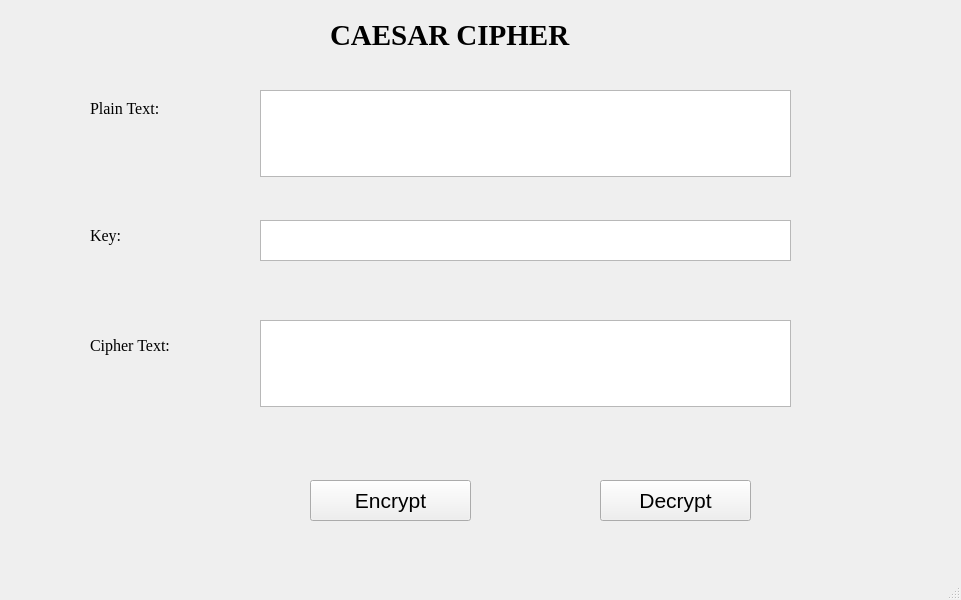
<?xml version="1.0" encoding="UTF-8"?>
<ui version="4.0">
 <class>MainWindow</class>
 <widget class="QMainWindow" name="MainWindow">
  <property name="geometry">
   <rect>
    <x>0</x>
    <y>0</y>
    <width>961</width>
    <height>600</height>
   </rect>
  </property>
  <property name="windowTitle">
   <string>MainWindow</string>
  </property>
  <widget class="QWidget" name="centralwidget">
   <widget class="QTextEdit" name="textEdit">
    <property name="geometry">
     <rect>
      <x>260</x>
      <y>90</y>
      <width>531</width>
      <height>87</height>
     </rect>
    </property>
   </widget>
   <widget class="QTextEdit" name="textEdit_2">
    <property name="geometry">
     <rect>
      <x>260</x>
      <y>220</y>
      <width>531</width>
      <height>41</height>
     </rect>
    </property>
   </widget>
   <widget class="QTextEdit" name="textEdit_3">
    <property name="geometry">
     <rect>
      <x>260</x>
      <y>320</y>
      <width>531</width>
      <height>87</height>
     </rect>
    </property>
   </widget>
   <widget class="QLabel" name="label">
    <property name="geometry">
     <rect>
      <x>90</x>
      <y>100</y>
      <width>91</width>
      <height>16</height>
     </rect>
    </property>
    <property name="font">
     <font>
      <family>Times New Roman</family>
      <pointsize>12</pointsize>
     </font>
    </property>
    <property name="text">
     <string>Plain Text:</string>
    </property>
   </widget>
   <widget class="QLabel" name="label_2">
    <property name="geometry">
     <rect>
      <x>90</x>
      <y>220</y>
      <width>55</width>
      <height>31</height>
     </rect>
    </property>
    <property name="font">
     <font>
      <family>Times New Roman</family>
      <pointsize>12</pointsize>
     </font>
    </property>
    <property name="text">
     <string>Key:</string>
    </property>
   </widget>
   <widget class="QLabel" name="label_3">
    <property name="geometry">
     <rect>
      <x>90</x>
      <y>330</y>
      <width>101</width>
      <height>31</height>
     </rect>
    </property>
    <property name="font">
     <font>
      <family>Times New Roman</family>
      <pointsize>12</pointsize>
     </font>
    </property>
    <property name="text">
     <string>Cipher Text:</string>
    </property>
   </widget>
   <widget class="QLabel" name="label_4">
    <property name="geometry">
     <rect>
      <x>330</x>
      <y>10</y>
      <width>331</width>
      <height>51</height>
     </rect>
    </property>
    <property name="font">
     <font>
      <family>Times New Roman</family>
      <pointsize>22</pointsize>
      <weight>75</weight>
      <bold>true</bold>
     </font>
    </property>
    <property name="text">
     <string>CAESAR CIPHER</string>
    </property>
   </widget>
   <widget class="QPushButton" name="btn_encrypt">
    <property name="geometry">
     <rect>
      <x>310</x>
      <y>480</y>
      <width>161</width>
      <height>41</height>
     </rect>
    </property>
    <property name="font">
     <font>
      <pointsize>16</pointsize>
     </font>
    </property>
    <property name="text">
     <string>Encrypt</string>
    </property>
   </widget>
   <widget class="QPushButton" name="btn_decrypt">
    <property name="geometry">
     <rect>
      <x>600</x>
      <y>480</y>
      <width>151</width>
      <height>41</height>
     </rect>
    </property>
    <property name="font">
     <font>
      <pointsize>16</pointsize>
     </font>
    </property>
    <property name="text">
     <string>Decrypt</string>
    </property>
   </widget>
  </widget>
  <widget class="QMenuBar" name="menubar">
   <property name="geometry">
    <rect>
     <x>0</x>
     <y>0</y>
     <width>961</width>
     <height>26</height>
    </rect>
   </property>
  </widget>
  <widget class="QStatusBar" name="statusbar"/>
 </widget>
 <resources/>
 <connections/>
</ui>
